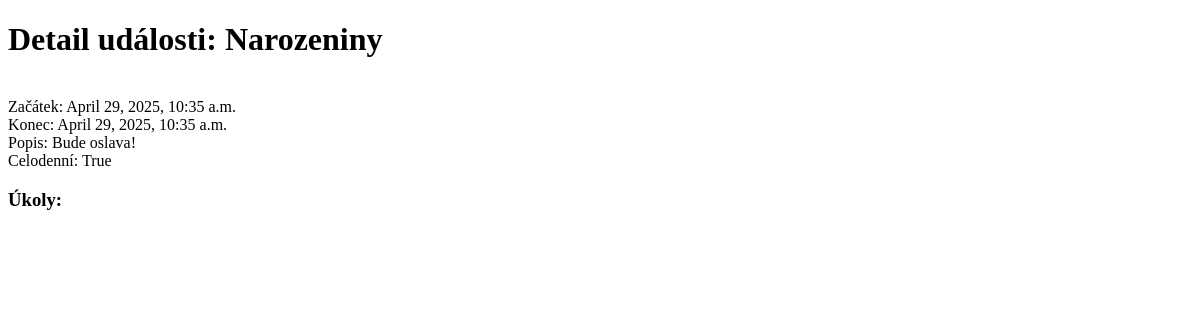
Page /detail/2 (signed in) on the earlier database version.
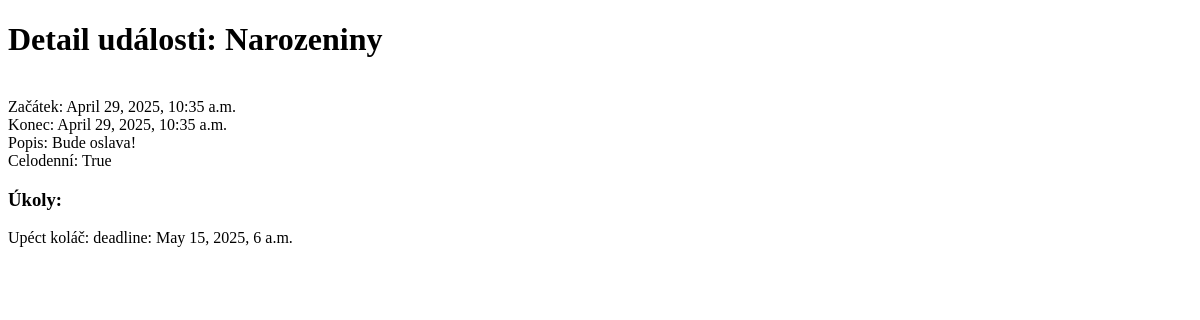
Same page on the later database version.
### calen/models.py (models this page shows, shortened)
class Ukol(models.Model):
    jmeno = models.CharField(max_length=150, null=False)
    popis = models.TextField(max_length=500, null=True)
    deadline = models.DateTimeField(default=datetime.now())
    splneno = models.BooleanField(default=False)
    udalost = models.ForeignKey(Udalost, on_delete=models.CASCADE, null=False)

### calen/views.py (the view)
# urls.py: path("detail/<int:udalost_id>", views.detail, name="detail"),
@login_required
def detail(request, udalost_id):
    ud = get_object_or_404(Udalost, pk=udalost_id)
    return render(request, "calen/detail_udalosti.html", {"udalost": ud})

### calen/templates/calen/detail_udalosti.html (shortened to what this page needs)
<!DOCTYPE html>
<html lang="en">
<head>
</head>
<body>
<h1>Detail události: {{ udalost.jmeno }}</h1>
    <br>Začátek: {{ udalost.zacatek }}
    {% if not udalost.jen_zacatek %}
        <br>Konec: {{ udalost.konec }}
    {% endif %}
    <br>Popis: {{ udalost.popis }}
    <br>Celodenní: {{ udalost.celodenni }}
<H3>Úkoly:</H3>
{% for t in udalost.ukol_set.all %}
    {{ t.jmeno }}: deadline: {{ t.deadline }}<br>
{% endfor %}
</body>
</html>

Differences in the rows shown:
added Ukol: jmeno "Upéct koláč", deadline "May 15, 2025, 6 a.m."
